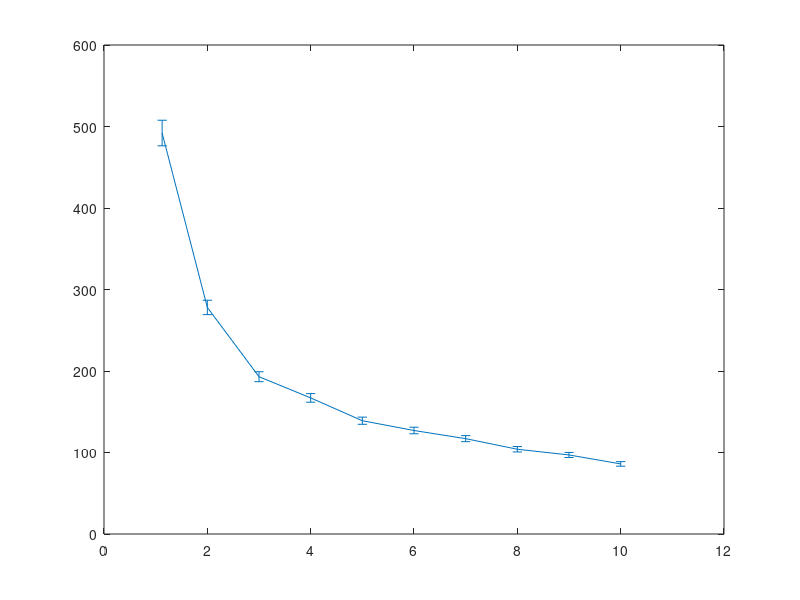

Write the MATLAB code that produced this figure. (Note: this script raises an error after producing the figure.)
clear all;
close all;
clc;

vin=[1.125 2 3 4 5 6 7 8 9 10];
sigma=[492 278 193 167 139 127 117 104 97 86];
err=[1/sqrt(983)*sigma(1) 1/sqrt(995)*sigma(2) 1/sqrt(1000)*sigma(3) ...
    1/sqrt(1000)*sigma(4) 1/sqrt(1000)*sigma(5) 1/sqrt(1000)*sigma(6) ...
    1/sqrt(1000)*sigma(7) 1/sqrt(985)*sigma(8) 1/sqrt(980)*sigma(9) 1/sqrt(942)*sigma(10)];

fitfun=@(A,x)sqrt(A(1)*x.^(-2)+A(2));
xf0=[0.9,140];
A=lsqcurvefit(fitfun,xf0,vin,sigma);

%plot(vin,sigma,'r*');
E1=errorbar(vin,sigma,err);
set(E1,'LineStyle', 'none ','Color', 'r','LineWidth', 3, 'Marker', '*', 'MarkerSize', 8, ...
         'MarkerEdgeColor', [.2 .2 .2], 'MarkerFaceColor' , [0,1,1]);
xlabel('input(mV)');
ylabel('jitter rms(ps)');
grid on
hold on

times = linspace(vin(1),vin(end));
plot(times,fitfun(A,times),'b--','LineWidth', 2)
hold on

simin=[2 6 8];
simsig=[214.7 100.2 87.2];
simerr=[1/sqrt(40)*simsig(1) 1/sqrt(40)*simsig(2) 1/sqrt(40)*simsig(3)];
E2=errorbar(simin,simsig,simerr);
set(E2,'LineStyle', 'none ','Color', 'g','LineWidth', 3, 'Marker', '.', 'MarkerSize', 8, ...
         'MarkerEdgeColor', [.2 .2 .2], 'MarkerFaceColor' , [0,1,1]);
legend('measurement data','measured data fitting','simulation data');
title('Board 4 T22 timing performance');
